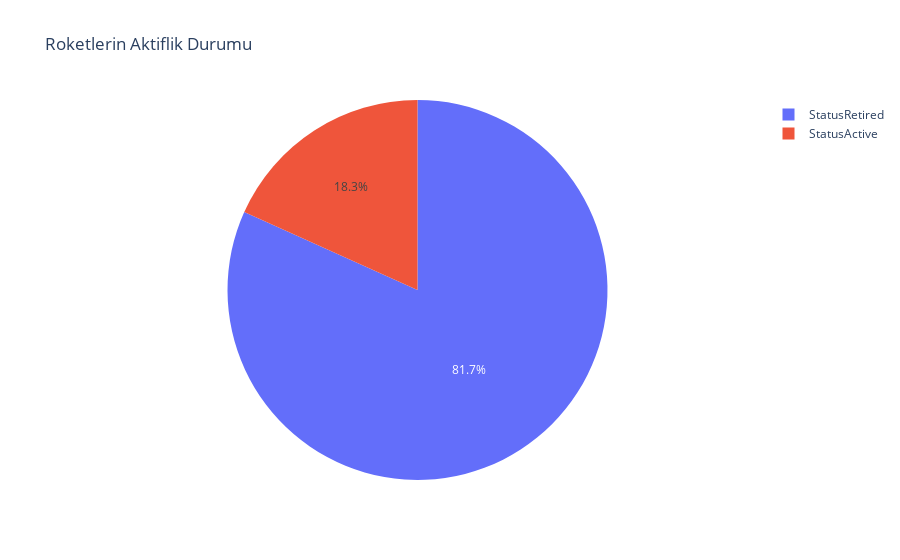

Source (notebook cell):
### Code cell
# Alternatif bir yöntem (daha estetik)
figure= px.pie(status_ds, values= "count", names= "Status Rocket", title="Roketlerin Aktiflik Durumu")
figure.show()

### Figure 1 — Plotly figure (JSON) as saved in the notebook; plotly's stock layout.template omitted (floating-point values rounded to 4 significant figures)
{"data": [{"domain": {"x": [0, 1], "y": [0, 1]}, "hovertemplate": "Status Rocket=%{label}<br>count=%{value}<extra></extra>", "labels": ["StatusRetired", "StatusActive"], "legendgroup": "", "name": "", "showlegend": true, "type": "pie", "values": [3534, 790]}], "layout": {"autosize": true, "legend": {"tracegroupgap": 0}, "title": {"text": "Roketlerin Aktiflik Durumu"}}}
